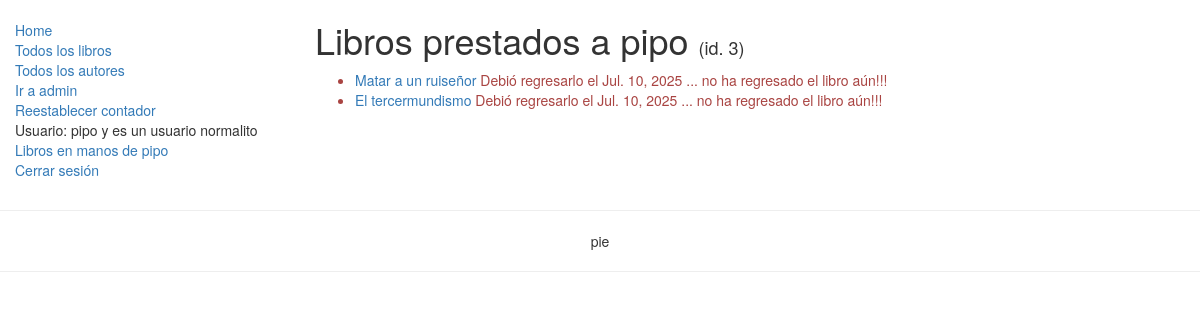
The page /catalogo/LibrosEnManosDelUsuario/pepe (signed in) on the database as committed earlier.
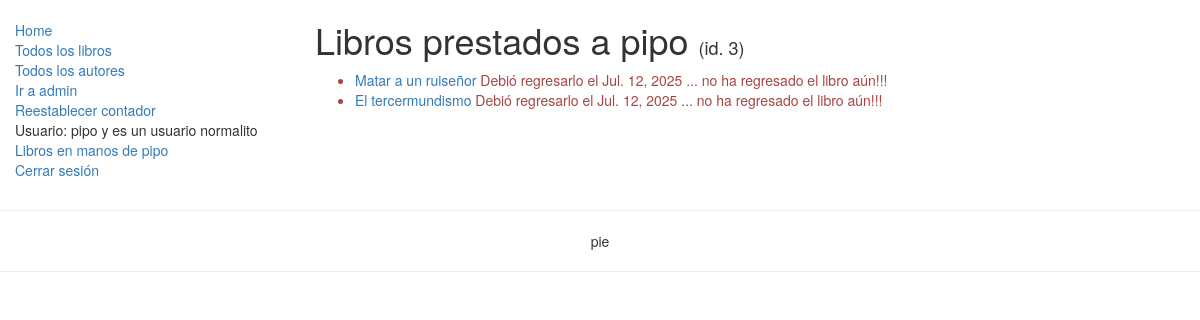
The same page on the database as committed later.
### catalogo/models.py (models this page shows, shortened)
class LibroInstancia(models.Model):
    id = models.UUIDField(primary_key=True, default=uuid.uuid4, help_text="ID único para este libro particular en toda la biblioteca")
    libro = models.ForeignKey('Libro', on_delete=models.SET_NULL, null=True)
    imprenta = models.CharField(max_length=200)
    debidoderegresar = models.DateField(null=True, blank=True)
    prestatario = models.ForeignKey(User, on_delete=models.SET_NULL, null=True, blank=True)
    PRESTAMO_STATUS = (
        ('m', 'Mantenimieno'),
        ('p', 'En prestamo'),
        ('d', 'Disponible'),
        ('r', 'Reservado'),
    )
    estatus = models.CharField(max_length=1, choices=PRESTAMO_STATUS, blank=True, default='m', help_text='Disponibilidad del libro')
    class Meta:
        ordering = ["debidoderegresar"] #ordering es un apuntador-identificador de palabra reservada de django para esta clase, no puedo usar el nombre "ordenar".
        permissions = (("puedeMarcarRetornado", "Colocar libro como retornado"),)
    @property
    def estaVencido(self):
        if self.debidoderegresar and date.today() > self.debidoderegresar:
            return True
        return False

class Libro(models.Model):
    titulo = models.CharField(max_length=200)
    autor = models.ForeignKey('Autor', on_delete=models.SET_NULL, null=True)
    descripcion = models.TextField(max_length=1000, help_text="Ingrese una breve descripción del libro")
    isbn = models.CharField('ISBN',max_length=13, help_text='13 Caracteres <a href="https://www.isbn-international.org/content/what-isbn">ISBN number</a>')
    genero = models.ManyToManyField(Genero, help_text="Seleccione un genero para este libro")
    lenguaje = models.ForeignKey('Lenguaje', on_delete=models.SET_NULL, null=True)
    def __str__(self):
        return self.titulo
    def get_absolute_url(self):
        return reverse('detallesDeLibro', args=[str(self.id)])#Para las vistas detalladas que requieren el id de una instancia de este modelo como parámetro en la url, el parámetro name de la función path en el mapeador urls.py debe tener este #nombre ('detallesDeLibro') de url respectivo a dicha vista detallada genérica, de lo contrario se presentará la excepción: Reverse for 'detallesDeLibro' not found. 'libroDetalles' is not a valid view function or pattern name.
    class Meta:
        ordering = ['titulo', 'autor']
    def mostrar_genero(self):
        return ', '.join([ genero.nombre for genero in self.genero.all()[:3] ])
    mostrar_genero.short_description = 'Genero'

### catalogo/views.py (the view)
# urls.py: path('LibrosEnManosDelUsuario/<str:username>', views.ListaLibrosPrestadosAlUsuario.as_view(), name='misLibrosalquilados'),
class ListaLibrosPrestadosAlUsuario(LoginRequiredMixin, generic.ListView):
    model = LibroInstancia
    template_name ='catalogo/listaInstanciasDeLibrosPrestadasAlUsuario.html'
    paginate_by = 2
    def get_queryset(self):
        return LibroInstancia.objects.filter(prestatario=self.request.user).filter(estatus__exact='p').order_by('debidoderegresar')

### catalogo/templates/catalogo/listaInstanciasDeLibrosPrestadasAlUsuario.html
{% extends "base1.html" %}
{% block content %}
    <h1>Libros prestados a {{user.get_username}} <span style="font-size: 18px">({% if user.is_staff %}Usuario staff id.{{user.id}}{% else %}id. {{user.id}}{% endif %})</span></h1>
    {% if libroinstancia_list %}
    <ul>
      {% for instanciaDeLibro in libroinstancia_list %}
      <li class="{% if instanciaDeLibro.estaVencido %}text-danger{% endif %}">
        <a href="{{ instanciaDeLibro.libro.get_absolute_url }}">{{instanciaDeLibro.libro}}</a> {% if not instanciaDeLibro.estaVencido %} Debe regresarlo el {{ instanciaDeLibro.debidoderegresar }}) {% else %} Debió regresarlo el {{ instanciaDeLibro.debidoderegresar }} ... no ha regresado el libro aún!!!{% endif %}
      </li>
      {% endfor %}
    </ul>
    {% else %}
      <p>No hay libros prestados para este usuario.</p>
    {% endif %}
{% endblock %}

Rows that differ between the two databases and show on the page:
changed LibroInstancia "Matar a un ruiseñor": debidoderegresar "Jul. 10, 2025" → "Jul. 12, 2025"
changed LibroInstancia "El tercermundismo": debidoderegresar "Jul. 10, 2025" → "Jul. 12, 2025"
